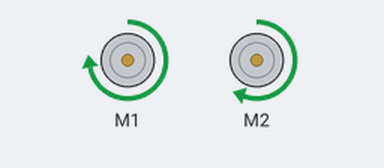
This sketch was run on a simulated Arduino Leonardo, built with avr-gcc and run on an emulated ATmega32U4. Shown: 2 × DC motor (green arrow = forward, orange = backward, longer = faster).

Above: at 0.5 s.
At 1.5 s:
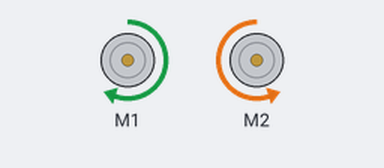
At 3.5 s:
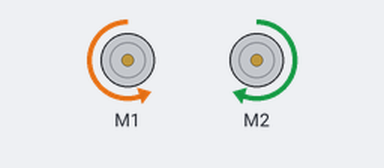
At 5.5 s:
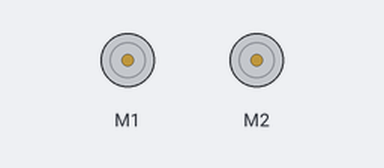
Timing chart, 0 to 7.8 s (numbered marks = the images above):
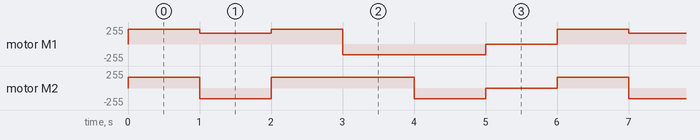

Measured:
- by itself, motor M1: repeats every 6.0 s: forward 159/255 1.0 s, forward 223/255 1.0 s, backward 159/255 2.0 s, stopped 1.0 s, forward 223/255 1.0 s
- by itself, motor M2: repeats every 6.0 s: backward 159/255 1.0 s, forward 159/255 2.0 s, backward 159/255 1.0 s, stopped 1.0 s, forward 159/255 1.0 s

The sketch:

StructExcercise.ino
```cpp
#include <Zumo32U4.h>
#include <Wire.h>

// This excercise is from Robotprogramming - Course 6 (28-10-2021)
// This excercise is about creating a sumo that moves around based on structs.

/// <summary>
/// Contains elementary variables for controlled movement.
/// </summary>
struct RoverControl // This is a struct, it is a structure that can hold variables, functions and even structs inside structs!
{
	char command; // The command that defines the movement in the type of a char. Such as 'f' for forward.
	int speed; // The speed for the motor to rotate (Movement speed)
	int time; // This is a timed delay for the sumo, this property will be used to determine how many milliseconds it will delay.

	/// <summary>
	/// Sets the struct speed value.
	/// </summary>
	/// <param name="s"></param>
	void setSpeed(int s) {
		speed = s;
	}

	/// <summary>
	/// Sets the struct time value.
	/// </summary>
	/// <param name="t"></param>
	void setTime(int t) {
		time = t;
	}
};

Zumo32U4Motors motors; // Defining the motors compatible with the Zumo32U4 board.
RoverControl controls[6]; // NOTE: The size set as 6 here must at all time be the same size as totalDirections
int totalDirections = 6; // The numeric value of how many different directions we have.

char directions[] = { 'f', 'r', 'f', 'l', 'b', 's' }; // All possible directions.
int speedParams = 250; // The speed for all movements.
bool controlsSet = false; // Indicates wether all controls has been added or not.

void setup()
{
	Serial.begin(9600);
	setControls(); // Calls the function to set all controls as soon as the arduino is on.
}

/// <summary>
/// Creates a set of commands and adds it to the controls array for external use.
/// </summary>
void setControls()
{
	for (int i = 0; i < totalDirections; i++) // Adds a new control struct for every direction there is.
	{
		RoverControl rc;
		rc.command = directions[i];
		rc.setTime(1000);
		rc.setSpeed(speedParams);
		controls[i] = rc;
	}
	controlsSet = true; // Sets this boolean to true once the for loop is done; meaning once all controls has been added.
}

void loop()
{
	if (controlsSet) // If all controls are added.
	{
		for (int i = 0; i < totalDirections; i++)
		{
			switch (controls[i].command) // Detects the command of the control struct within the controls array.
			{
			case 'f':
				MoveForward(controls[i].speed, controls[i].time);
				break;

			case 'r':
				MoveRight(controls[i].speed, controls[i].time);
				break;

			case 'b':
				MoveBackwards(controls[i].speed, controls[i].time);
				break;

			case 'l':
				MoveLeft(controls[i].speed, controls[i].time);
				break;

			default:
				Stop();
				break;
			}
		}
	}
}

/// <summary>
/// Moves the sumo in a forward direction.
/// NOTE: Speed has been significantly increased in order to destroy Peter's sumo.
/// </summary>
/// <param name="speed"></param>
/// <param name="time"></param>
void MoveForward(int speed, int time)
{
	motors.setSpeeds(speed + 100, speed);
	delay(time);
}

/// <summary>
/// Rotates the sumo in a right direction by spinning the wheels in seperate ways by making the speed
/// value negative.
/// </summary>
/// <param name="speed"></param>
/// <param name="time"></param>
void MoveRight(int speed, int time)
{
	motors.setSpeeds(speed, -speed);
	delay(time);
}

void MoveBackwards(int speed, int time)
{
	motors.setSpeeds(-speed, -speed);
	delay(time);
}

/// <summary>
///  Rotates the sumo in a left direction by spinning the wheels in seperate ways by making the speed
/// value negative.
/// </summary>
/// <param name="speed"></param>
/// <param name="time"></param>
void MoveLeft(int speed, int time)
{
	motors.setSpeeds(-speed, speed);
	delay(time);
}

/// <summary>
/// Makes the sumo stop, setting the speeds to zero and hereafter waits exactly one second.
/// </summary>
void Stop()
{
	motors.setSpeeds(0, 0);
	delay(1000);
}
```
